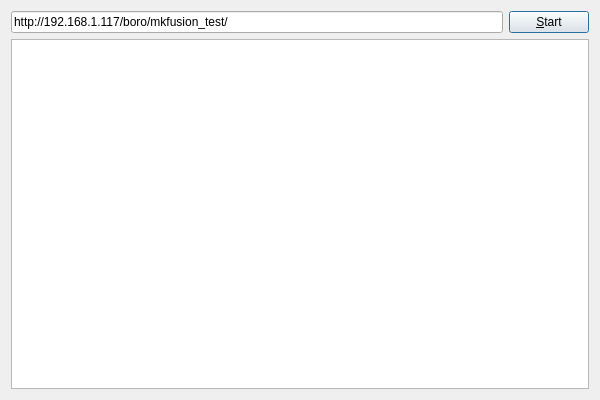
<?xml version="1.0" encoding="UTF-8"?>
<ui version="4.0">
 <class>Dialog</class>
 <widget class="QDialog" name="Dialog">
  <property name="geometry">
   <rect>
    <x>0</x>
    <y>0</y>
    <width>600</width>
    <height>400</height>
   </rect>
  </property>
  <property name="windowTitle">
   <string>MKFusion verifier</string>
  </property>
  <layout class="QGridLayout" name="gridLayout">
   <item row="0" column="0">
    <layout class="QVBoxLayout" name="verticalLayout">
     <item>
      <layout class="QHBoxLayout" name="horizontalLayout">
       <item>
        <widget class="QLineEdit" name="urledit">
         <property name="text">
          <string>http://192.168.1.117/boro/mkfusion_test/</string>
         </property>
        </widget>
       </item>
       <item>
        <widget class="QPushButton" name="start">
         <property name="text">
          <string>&amp;Start</string>
         </property>
         <property name="default">
          <bool>false</bool>
         </property>
         <property name="flat">
          <bool>false</bool>
         </property>
        </widget>
       </item>
      </layout>
     </item>
     <item>
      <widget class="QListWidget" name="urlslist"/>
     </item>
    </layout>
   </item>
  </layout>
 </widget>
 <layoutdefault spacing="6" margin="11"/>
 <resources/>
 <connections/>
</ui>
